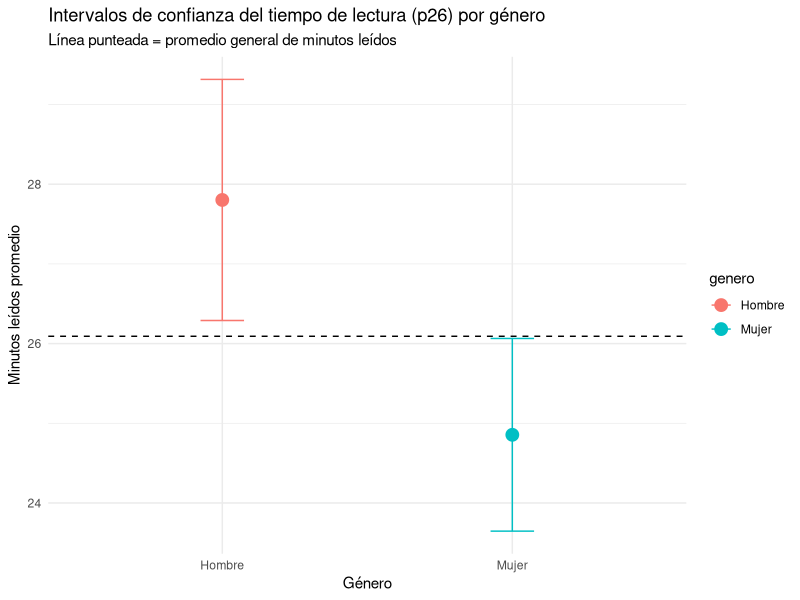
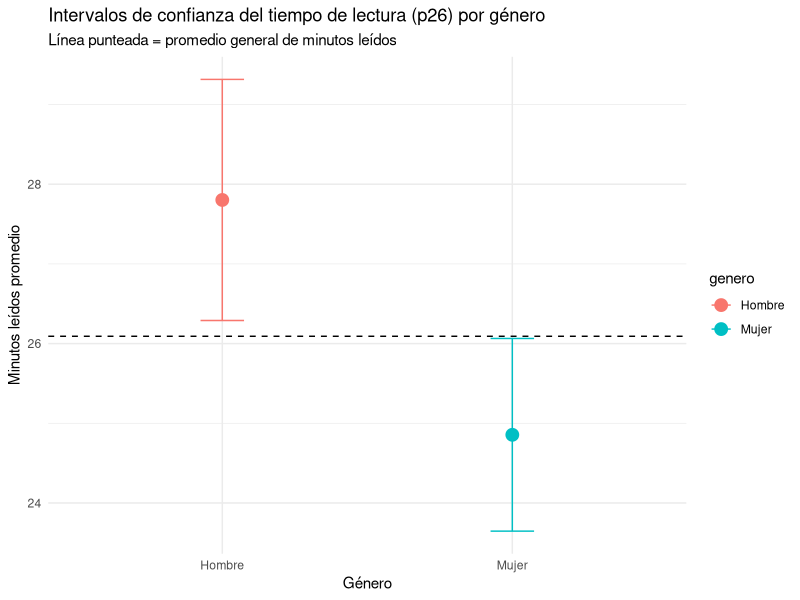

Source code (R) for these figures, in order:
## ---- chunk 1

# INTERVALOS DE CONFIANZA POR GÉNERO - p26 (minutos leídos)


# Cargar librerías necesarias
library(dplyr)
library(ggplot2)

# Leer los datos
datos <- read.csv("DATA.csv")

#  LIMPIEZA DE DATOS
lectura <- datos %>%
  filter(!is.na(p26), p26 >= 0)

# Re-codificar género (ajusta si tus valores son distintos)
lectura <- lectura %>%
  mutate(
    genero = case_when(
      sexo == 1 ~ "Hombre",
      sexo == 2 ~ "Mujer",
      TRUE ~ as.character(sexo)
    )
  )

#  FUNCIÓN PARA INTERVALO DE CONFIANZA
ic_media <- function(x, nivel = 0.95) {
  n <- length(x)
  media <- mean(x)
  s <- sd(x)
  error <- qt(1 - (1 - nivel)/2, df = n - 1) * s / sqrt(n)
  return(c(inf = media - error, sup = media + error, media = media))
}

#  CALCULAR IC POR GÉNERO
ic_genero <- lectura %>%
  group_by(genero) %>%
  summarise(
    n = n(),
    media = mean(p26, na.rm = TRUE),
    inf = ic_media(p26)[1],
    sup = ic_media(p26)[2]
  )

print(ic_genero)

#  CALCULAR MEDIA GENERAL (solo para la línea punteada)
media_general <- mean(lectura$p26, na.rm = TRUE)

#  GRÁFICO COMPARATIVO
ggplot(ic_genero, aes(x = genero, y = media, color = genero)) +
  geom_point(size = 4) +
  geom_errorbar(aes(ymin = inf, ymax = sup), width = 0.15) +
  geom_hline(yintercept = media_general, linetype = "dashed", color = "black") +
  labs(
    title = "Intervalos de confianza del tiempo de lectura (p26) por género",
    subtitle = "Línea punteada = promedio general de minutos leídos",
    y = "Minutos leídos promedio",
    x = "Género"
  ) +
  theme_minimal()

#  PRUEBA T PARA DIFERENCIA ENTRE GÉNEROS
t_test <- t.test(p26 ~ genero, data = lectura, var.equal = FALSE)
print(t_test)

## ---- chunk 2

# INTERVALOS DE CONFIANZA POR GÉNERO - p26 (minutos leídos)

# Cargar librerías necesarias
library(dplyr)
library(ggplot2)

# Leer los datos
datos <- read.csv("DATA.csv")

# LIMPIEZA DE DATOS
lectura <- datos %>%
  filter(!is.na(p26), p26 >= 0)

# Re-codificar género (ajusta si tus valores son distintos)
lectura <- lectura %>%
  mutate(
    genero = case_when(
      sexo == 1 ~ "Hombre",
      sexo == 2 ~ "Mujer",
      TRUE ~ as.character(sexo)
    )
  )

#  FUNCIÓN PARA INTERVALO DE CONFIANZA
ic_media <- function(x, nivel = 0.95) {
  n <- length(x)
  media <- mean(x)
  s <- sd(x)
  error <- qt(1 - (1 - nivel)/2, df = n - 1) * s / sqrt(n)
  return(c(inf = media - error, sup = media + error, media = media))
}

#  CALCULAR IC POR GÉNERO
ic_genero <- lectura %>%
  group_by(genero) %>%
  summarise(
    n = n(),
    media = mean(p26, na.rm = TRUE),
    inf = ic_media(p26)[1],
    sup = ic_media(p26)[2]
  )

print(ic_genero)

#  CALCULAR MEDIA GENERAL (solo para la línea punteada)
media_general <- mean(lectura$p26, na.rm = TRUE)

#  GRÁFICO COMPARATIVO
ggplot(ic_genero, aes(x = genero, y = media, color = genero)) +
  geom_point(size = 4) +
  geom_errorbar(aes(ymin = inf, ymax = sup), width = 0.15) +
  geom_hline(yintercept = media_general, linetype = "dashed", color = "black") +
  labs(
    title = "Intervalos de confianza del tiempo de lectura (p26) por género",
    subtitle = "Línea punteada = promedio general de minutos leídos",
    y = "Minutos leídos promedio",
    x = "Género"
  ) +
  theme_minimal()

#  PRUEBA T PARA DIFERENCIA ENTRE GÉNEROS
t_test <- t.test(p26 ~ genero, data = lectura, var.equal = FALSE)
print(t_test)
